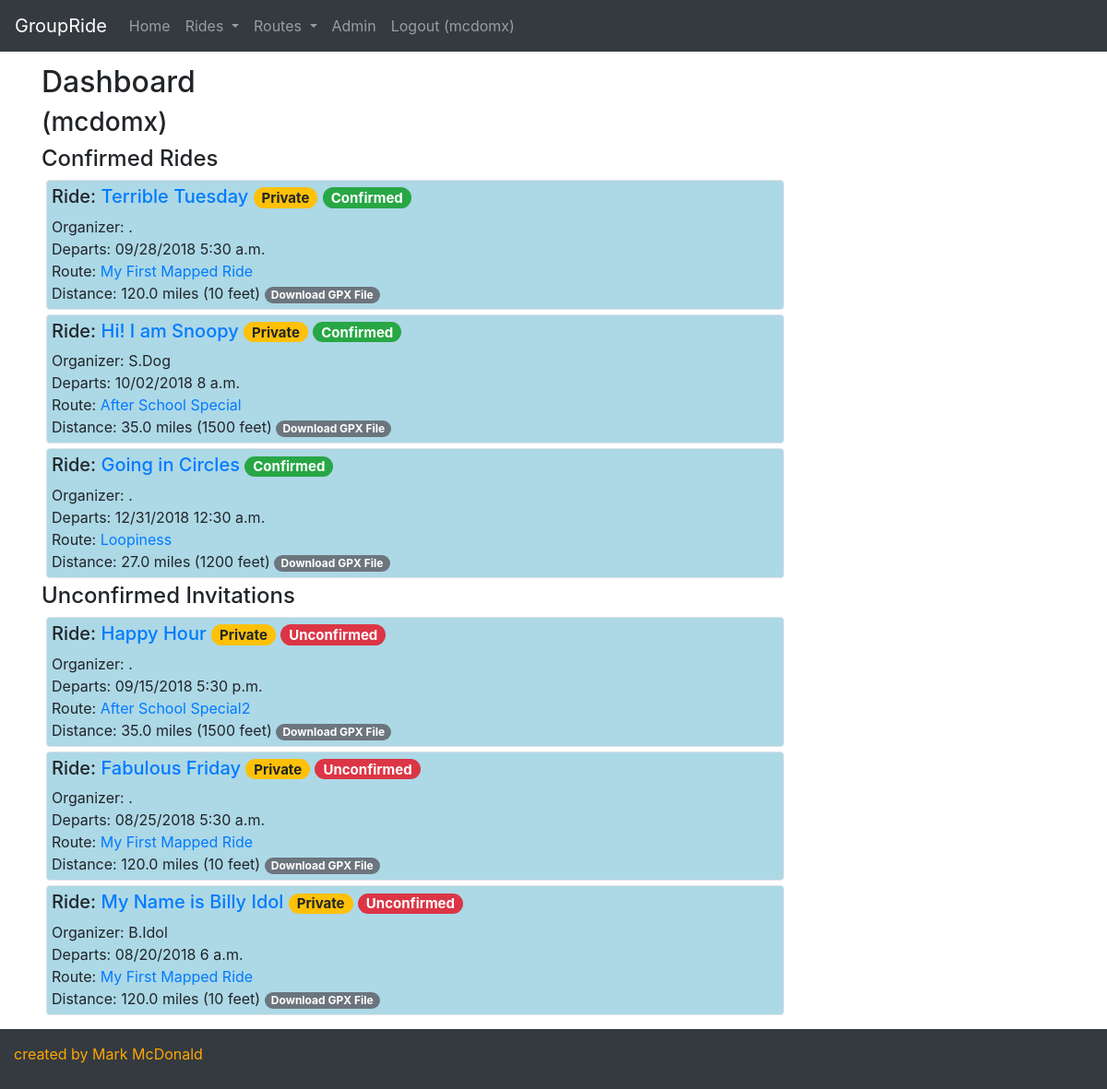
The app's page / (signed in) with its own data.
### groupride/models.py (models this page shows, shortened)
class Ride(models.Model):
    created_by = models.ForeignKey(User, on_delete = models.SET_NULL, blank = True, null = True, related_name = "created_rides")
    created_on = models.DateTimeField(auto_now_add = True, editable = False, blank = False)
    ride_name = models.CharField(max_length = 256, blank = True, null = True)
    ride_date = models.DateTimeField(editable = True, blank = False, null = False)
    private = models.BooleanField(default = False)
    route = models.ForeignKey(Route, on_delete = models.SET_NULL, blank = True, null = True, related_name = "rides")
    confirmed_riders = models.ManyToManyField(User, related_name = "confirmed_ride")
    invited_riders = models.ManyToManyField(User, related_name = "invited_ride")
    comments = models.ManyToManyField(Comment, blank = True)

class Route(models.Model):
    created_by = models.ForeignKey(User, on_delete = models.SET_NULL, blank = True, null = True, related_name = "created_routes")
    created_on = models.DateTimeField(auto_now_add = True, editable = False, blank = False)
    route_name = models.CharField(max_length = 256, blank = True, null = True)
    miles = models.DecimalField(max_digits = 6, decimal_places = 1, blank = True, null = True)
    vertical_feet = models.IntegerField(blank = True, null = True)
    origin = models.CharField(max_length = 64, blank = True, null = True)
    reviews = models.ManyToManyField(Review, blank = True)
    gpxfile = models.FileField(blank = True, null = True)

### groupride/views.py (the view)
# urls.py: path("", views.index, name="index"),
def index(request):
    upcoming_rides = Ride.objects.filter(ride_date__gte = datetime.now()).order_by('ride_date')
    if request.user.is_authenticated:
        unconfirmed_rides = Ride.objects.filter(ride_date__gte = datetime.now()).filter(invited_riders__in=[request.user]).all()
    else:
        unconfirmed_rides = None
    context = {
        'upcoming_rides': upcoming_rides,
        'unconfirmed_rides': unconfirmed_rides,
        }
    return render(request, "groupride/index.html", context)

### groupride/templates/groupride/index.html (shortened to what this page needs)
{% extends 'groupride/template.html' %}
{% block body %}
  <div class="container">
    <h2>Dashboard</h2>
    {% if user.is_authenticated %}
    <h3>{{user.first_name}} {{user.last_name}} ({{user.username}})</h3>
      <div class="panel-group">
      <h4>Confirmed Rides</h4>
          {% for ride in upcoming_rides %}
            {% if user in ride.confirmed_riders.all %}
              <div class="ride_header border rounded" style="min-width: 20rem; max-width: 50rem">
                <div>
                  <h5>Ride: <a href="/ride/{{ride.id}}">{{ride.ride_name}}</a>
                    {% if ride.private is True %}
                      <span class="badge badge-pill badge-warning">Private</span>
                    {% endif %}
                    {% if user in ride.confirmed_riders.all %}
                      <span class="badge badge-pill badge-success">Confirmed</span>
                    {% endif %}
                  </h5>
                  <div>Organizer: {{ride.created_by.first_name|slice:":1" }}.{{ride.created_by.last_name}} </div>
                </div>
                <div>
                  <span class="">Departs: {{ ride.ride_date|date:"SHORT_DATE_FORMAT" }} {{ ride.ride_date|time:"TIME_FORMAT" }} </span>
                </div>
                  <div>Route: <a href="/route/{{ride.route.id}}">{{ride.route.route_name}}</a></div>
                  <div>
                    <span class="">Distance: {{ride.route.miles}} miles </span>
                    <span class="">({{ride.route.vertical_feet}} feet)</span>
                    {% if ride.route.gpxfile %}
                      <a href={{ride.route.gpxfile}} download>
                        <span class="badge badge-pill badge-secondary">Download GPX File</span>
                      </a>
                    {% endif %}
                  </div>
              </div>
            {% endif %}
          {% endfor %}
        </div>
        <h4>Unconfirmed Invitations</h4>
        {% for ride in unconfirmed_rides %}
          {% if user not in ride.confirmed_riders.all %}
            <div class="ride_header border rounded" style="min-width: 20rem; max-width: 50rem">
              <div>
                <h5>Ride: <a href="/ride/{{ride.id}}">{{ride.ride_name}}</a>
                  {% if ride.private is True %}
                    <span class="badge badge-pill badge-warning">Private</span>
                    {% if user not in ride.confirmed_riders.all %}
                      <span class="badge badge-pill badge-danger">Unconfirmed</span>
                    {% endif %}
                  {% endif %}
                </h5>
                <div>Organizer: {{ride.created_by.first_name|slice:":1" }}.{{ride.created_by.last_name}} </div>
              </div>
              <div>
                <span class="">Departs: {{ ride.ride_date|date:"SHORT_DATE_FORMAT" }} {{ ride.ride_date|time:"TIME_FORMAT" }} </span>
              </div>
                <div>Route: <a href="/route/{{ride.route.id}}">{{ride.route.route_name}}</a></div>
                <div>
                  <span class="">Distance: {{ride.route.miles}} miles </span>
                  <span class="">({{ride.route.vertical_feet}} feet)</span>
                  {% if ride.route.gpxfile %}
                    <a href={{ride.route.gpxfile}} download>
                      <span class="badge badge-pill badge-secondary">Download GPX File</span>
                    </a>
                  {% endif %}
                </div>
            </div>
          {% endif %}
        {% endfor %}
    {% else %}
      <div>Create an account or login to see your personal dashboard.</div>
    {% endif %}
  </div>
{% endblock %}

### groupride/templates/groupride/template.html (shortened to what this page needs)
{% load static %}
<!DOCTYPE html>
<html>
  <head>
      <link rel="stylesheet" href="https://stackpath.bootstrapcdn.com/bootstrap/4.1.1/css/bootstrap.min.css">
      <link rel="stylesheet" href="{% static 'groupride/styles.css' %}" />
  </head>
  <body>
    <nav class="navbar navbar-expand-md bg-dark navbar-dark fixed-top">
      <a class="navbar-brand" href="{% url 'index' %}">GroupRide</a>
      <div class="collapse navbar-collapse" id="collapsibleNavbar">
        <ul class="navbar-nav">
          <li class="nav-item">
            <a class="nav-link" href="{% url 'index' %}">Home</a>
          </li>
          <li class="nav-item dropdown">
            <a class="nav-link dropdown-toggle" href="#" id="navbardrop" data-toggle="dropdown">
              Rides
            </a>
          </li>
          <li class="nav-item dropdown">
            <a class="nav-link dropdown-toggle" href="#" id="navbardrop" data-toggle="dropdown">
              Routes
            </a>
          </li>
          {% if user.is_authenticated %}
            {% if user.is_superuser %}
            <li class="nav-item">
              <a class="nav-link" href="{% url 'admin:index' %}">Admin
              </a>
            </li>
            {% endif %}
            <li class="nav-item">
              <a class="nav-link" href="{% url 'logout' %}">Logout
                 ({{user.username}})
              </a>
            </li>
          {% endif %}
        </ul>
      </div>
    </nav>
    {% block body %}
    {% endblock %}
    <footer class="row justify-content-left fixed-bottom bg-dark">
      <div class="col">created by Mark McDonald</div>
    </footer>
  </body>
</html>

### groupride/static/groupride/styles.css (style rules this page uses)
footer { padding: 15px 15px 50px 15px; color: orange; }
footer { height: 6vh; }
body { height: 100%; margin-top: 70px; margin-bottom: 10vh; }
.ride_header { padding: 5px; margin: 5px; background-color: lightblue; }

### records on screen
Ride: ride_name "Terrible Tuesday", private "Private", shows "Confirmed", ride_date "09/28/2018", ride_date "5:30 a.m.", route.route_name "My First Mapped Ride", route.miles "120.0", route.vertical_feet "10"
Ride: ride_name "Hi! I am Snoopy", private "Private", shows "Confirmed", created_by.first_name "S", created_by.last_name "Dog", ride_date "10/02/2018", ride_date "8 a.m.", route.route_name "After School Special", route.miles "35.0", route.vertical_feet "1500"
Ride: ride_name "Going in Circles", shows "Confirmed", ride_date "12/31/2018", ride_date "12:30 a.m.", route.route_name "Loopiness", route.miles "27.0", route.vertical_feet "1200"
Ride: ride_name "Happy Hour", private "Private", ride_date "09/15/2018", ride_date "5:30 p.m.", route.route_name "After School Special2", route.miles "35.0", route.vertical_feet "1500"
Ride: ride_name "Fabulous Friday", private "Private", ride_date "08/25/2018", ride_date "5:30 a.m.", route.route_name "My First Mapped Ride", route.miles "120.0", route.vertical_feet "10"
Ride: ride_name "My Name is Billy Idol", private "Private", created_by.first_name "B", created_by.last_name "Idol", ride_date "08/20/2018", ride_date "6 a.m.", route.route_name "My First Mapped Ride", route.miles "120.0", route.vertical_feet "10"

### other values on screen
{{ user.username }} "mcdomx"
